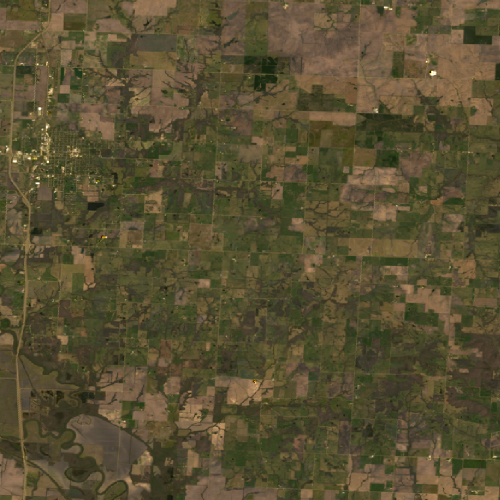
#> input picture color_analysis/satellite_image.png, 1000 x 1000 px, found by its file name (shown at 1/2 size)
$ python carlo_v2.py
#> lines starting #> are read from the running program, lines starting #| are printed output that depends on the picture; after the words box and inside, x2 and y2 are one past the last pixel; in counts of white or black regions, pixels touching at a corner belong together; long printed decimals are rounded
import logging
from typing import Tuple

import cv2
import matplotlib.pyplot as plt
import numpy as np
from sklearn.cluster import KMeans


DominantColorsType = list[Tuple[np.float64, np.ndarray]]


def image_prep(img_filepath: str) -> np.ndarray:
#> called with img_filepath = 'color_analysis/satellite_image.png'
    org_img = cv2.imread(img_filepath)
#> org_img is the input picture: shape (1000, 1000, 3); mean B, G, R 50.7, 79.4, 88.4
    satellite_img = org_img.copy()
    print(f"Original image shape --> {satellite_img.shape}")
#| Original image shape --> (1000, 1000, 3)

    satellite_img = cv2.resize(satellite_img, (200, 200), interpolation=cv2.INTER_AREA)
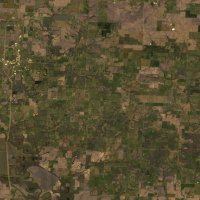
#> satellite_img: shape (200, 200, 3); mean B, G, R 50.7, 79.4, 88.4
    print(f"After resizing shape --> {satellite_img.shape}")
#| After resizing shape --> (200, 200, 3)

    flat_satellite_img = np.reshape(satellite_img, (-1, 3))
    print(f"After Flattening shape --> {flat_satellite_img.shape}")
#| After Flattening shape --> (40000, 3)

    return flat_satellite_img


def p_and_c_analysis(flat_satellite_img: np.ndarray, CLUSTERS: int) -> DominantColorsType:
#> called with flat_satellite_img = array of shape (40000, 3), CLUSTERS = 3
    kmeans = KMeans(n_clusters=CLUSTERS, random_state=0)
    kmeans.fit(flat_satellite_img)

    dominant_colors = np.array(kmeans.cluster_centers_, dtype="uint")

    percentages = np.unique(kmeans.labels_, return_counts = True)[1] / flat_satellite_img.shape[0]
#> percentages = [0.378, 0.203, 0.419]

    p_and_c = [
        {
            'percent': percent,
            'rgb': rgb,
        } for percent, rgb in sorted(zip(percentages, dominant_colors), reverse=True)
    ]
    print(p_and_c)
#| [{'percent': 0.4187, 'rgb': array([39, 66, 67], dtype=uint64)}, {'percent': 0.3782, 'rgb': array([52, 81, 91], dtype=uint64)}, {'percent': 0.2031, 'rgb': array([ 71, 101, 124], dtype=uint64)}]
    p_and_c = zip(percentages, dominant_colors)
    p_and_c = sorted(p_and_c, reverse=True)

    # print(p_and_c)
    return p_and_c


def block_graph(p_and_c: DominantColorsType, CLUSTERS: int) -> str:
    file_name_box = "color_analysis/final_v2/dominant_colors_p.eps"

    block = np.ones((50, 50, CLUSTERS), dtype="uint")
    plt.figure(figsize=(16, 8))

    for i in range(CLUSTERS):
        block[:] = p_and_c[i][1][::-1]

        plt.subplot(1, CLUSTERS, i+1)
        plt.imshow(block)
        plt.xticks([])
        plt.xlabel(
            str(round(p_and_c[i][0]*100, 2)) + "%", fontsize = 20
        )
        plt.yticks([])

    plt.savefig(file_name_box, format = 'eps')

    return file_name_box


def bar_chart(p_and_c: DominantColorsType, CLUSTERS: int) -> str:
    file_name_bar = "color_analysis/final_v2/dominant_colors.eps"


    bar = np.ones((50, 500, CLUSTERS), dtype="uint")
    plt.figure(figsize=(12, 9))
    plt.title("Proportions of colors in the image")

    start = 0
    for p, c in p_and_c:
        end = start + (p * bar.shape[1])
        bar[:, round(start):round(end)] = c[::-1]
        start = end

    plt.imshow(bar)
    plt.xticks([])
    plt.yticks([])

    plt.savefig(file_name_bar, format = 'eps')

    return file_name_bar


def final_output(img_filepath: str, CLUSTERS: int):
    file_name_final = "color_analysis/final_v2/output.png"

    org_img = cv2.imread(img_filepath)
    rows = org_img.shape[1]
    cols = org_img.shape[0]

    final = org_img.copy()
    cv2.rectangle(
        final,
        (rows//2-250, cols//2-90),
        (rows//2+250, cols//2+110),
        (255, 255, 255),
        -1
    )

    # final = cv2.addWeighted(org_img, 0.1, copy, 0.9, 0)
    cv2.putText(
        final,
        "Most dominant colors in the satellite image",
        (rows//2-230, cols//2-40),
        cv2.FONT_HERSHEY_DUPLEX,
        0.64,
        (0, 0, 0),
        1,
        cv2.LINE_AA
    )

    start = rows//2-220
    for i in range(CLUSTERS):
        end = start + 135
        final[cols//2:cols//2+70, start:end] = p_and_c[i][1]
        cv2.putText(
            final,
            str(i+1),
            (start+55, cols//2+45),
            cv2.FONT_HERSHEY_DUPLEX,
            1,
            (0, 0, 0),
            1,
            cv2.LINE_AA
        )
        start = end + 20

    cv2.imwrite(file_name_final, final)

    return file_name_final


def rgb_values(dominant_colors: DominantColorsType) -> str:
    return (
        "The RGB values for the 3 dominant colors are: \n" +
        str(dominant_colors[0]) + "\n" + str(dominant_colors[1]) + "\n" + str(dominant_colors[2])
    )


####################################################################################################

img_filepath = "color_analysis/satellite_image.png"
# img_filepath = "satellite_image.png"
flat_satellite_img = image_prep(img_filepath)

CLUSTERS = 3

p_and_c = p_and_c_analysis(flat_satellite_img, CLUSTERS)
#> p_and_c = [(0.419, [39, 66, 67]), (0.378, [52, 81, 91]), (0.203, [71, 101, 124])]

file_name_box = block_graph(p_and_c, CLUSTERS)
#> after the loop in block_graph, `for i in range(CLUSTERS):`:
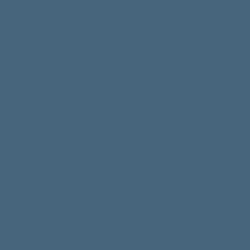
#> block: shape (50, 50, 3) uint64 (shown 5 times larger); mean of channels 0, 1, 2 124, 101, 71; drawn as B, G, R
#> in block_graph, `plt.savefig(file_name_box, format = 'eps')`:
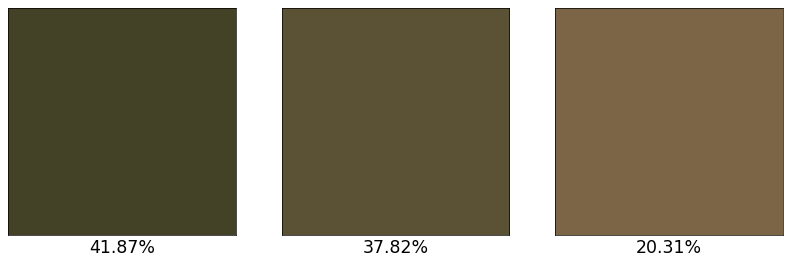
#> figure drawn by matplotlib, 3 panels

file_name_bar = bar_chart(p_and_c, CLUSTERS)
#> the loop in bar_chart, `for p, c in p_and_c:` made 3 passes
#> (p, c, end, start) on passes 1 to 3: (0.419, [39, 66, 67], 209.4, 209.4), (0.378, [52, 81, 91], 398.5, 398.5), (0.203, [71, 101, 124], 500, 500)
#> after the loop in bar_chart, `for p, c in p_and_c:`:
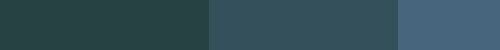
#> bar: shape (50, 500, 3) uint64; mean of channels 0, 1, 2 87.7, 78.8, 50.4; drawn as B, G, R
#> in bar_chart, `plt.savefig(file_name_bar, format = 'eps')`:
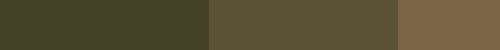
#> shown: shape (50, 500, 3); mean R, G, B 87.7, 78.8, 50.4

file_name_final = final_output(img_filepath, CLUSTERS)
#> in final_output, `cv2.putText( final, "Most dominant colors in the satellite image", (ro..`:
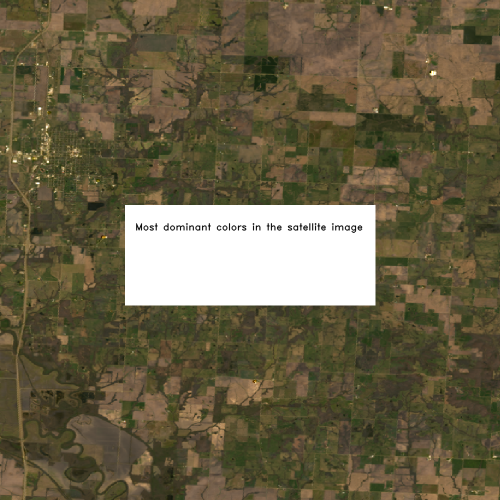
#> final: shape (1000, 1000, 3) (shown at 1/2 size); mean B, G, R 71.1, 96.7, 105.1
#> after the loop in final_output, `for i in range(CLUSTERS):`:
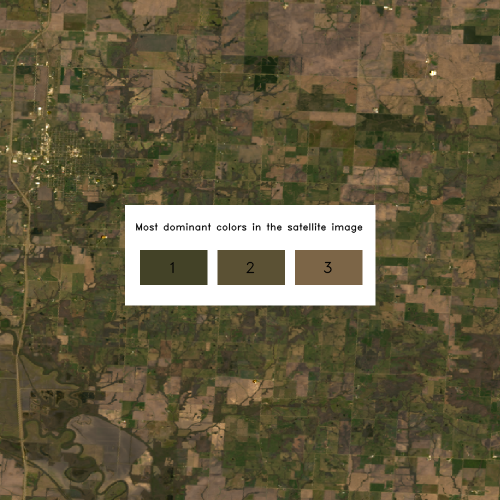
#> final: shape (1000, 1000, 3) (shown at 1/2 size); 2.84% of pixels changed, all inside (x1, y1, x2, y2) = (280, 500, 725, 570)

col_rgb = rgb_values(p_and_c)
# print(col_rgb)
